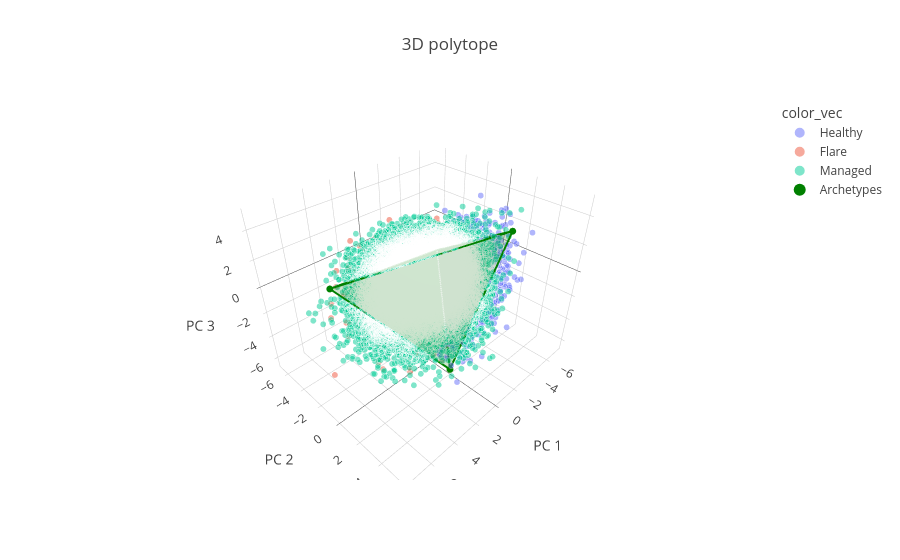

The notebook cell saved with this chart:
### Markdown cell above
For a 3D representation, we can plot the data along with the archetypes in a 3D space. You may choose to subset the data if necessary:

### Code cell
pt.plot_archetypes_3D(adata=adata, color="Status")

### Figure 1 — Plotly figure (JSON) as saved in the notebook; plotly's stock layout.template omitted (floating-point values rounded to 4 significant figures; data arrays with more than 128 entries replaced by an {"elided": "..."} marker saying what was removed)
{"data": [{"hovertemplate": "color_vec=Healthy<br>PC 1=%{x}<br>PC 2=%{y}<br>PC 3=%{z}<br>marker_size=%{marker.size}<extra></extra>", "legendgroup": "Healthy", "marker": {"color": "#636efa", "opacity": 0.5, "size": {"elided": "15091 int values"}, "sizemode": "area", "sizeref": 0.04, "symbol": "circle"}, "mode": "markers", "name": "Healthy", "scene": "scene", "showlegend": true, "type": "scatter3d", "x": {"elided": "15091 float values"}, "y": {"elided": "15091 float values"}, "z": {"elided": "15091 float values"}}, {"hovertemplate": "color_vec=Flare<br>PC 1=%{x}<br>PC 2=%{y}<br>PC 3=%{z}<br>marker_size=%{marker.size}<extra></extra>", "legendgroup": "Flare", "marker": {"color": "#EF553B", "opacity": 0.5, "size": {"elided": "1460 int values"}, "sizemode": "area", "sizeref": 0.04, "symbol": "circle"}, "mode": "markers", "name": "Flare", "scene": "scene", "showlegend": true, "type": "scatter3d", "x": {"elided": "1460 float values"}, "y": {"elided": "1460 float values"}, "z": {"elided": "1460 float values"}}, {"hovertemplate": "color_vec=Managed<br>PC 1=%{x}<br>PC 2=%{y}<br>PC 3=%{z}<br>marker_size=%{marker.size}<extra></extra>", "legendgroup": "Managed", "marker": {"color": "#00cc96", "opacity": 0.5, "size": {"elided": "31268 int values"}, "sizemode": "area", "sizeref": 0.04, "symbol": "circle"}, "mode": "markers", "name": "Managed", "scene": "scene", "showlegend": true, "type": "scatter3d", "x": {"elided": "31268 float values"}, "y": {"elided": "31268 float values"}, "z": {"elided": "31268 float values"}}, {"hoverinfo": "text", "marker": {"color": "green", "size": 4, "symbol": "circle"}, "mode": "markers", "name": "Archetypes", "text": ["Archetype 0", "Archetype 1", "Archetype 2", "Archetype 3"], "type": "scatter3d", "x": [-2.965, 1.944, 6.05, -4.561], "y": [3.727, 3.633, -2.15, -3.72], "z": [3.865, -3.896, 1.333, -1.047]}, {"color": "green", "i": [0, 1, 1, 1], "j": [2, 2, 0, 0], "k": [3, 3, 3, 2], "opacity": 0.1, "type": "mesh3d", "x": [-2.965, 1.944, 6.05, -4.561], "y": [3.727, 3.633, -2.15, -3.72], "z": [3.865, -3.896, 1.333, -1.047]}, {"line": {"color": "green", "width": 4}, "mode": "lines", "showlegend": false, "type": "scatter3d", "x": [-2.965, 6.05, -4.561, -2.965], "y": [3.727, -2.15, -3.72, 3.727], "z": [3.865, 1.333, -1.047, 3.865]}, {"line": {"color": "green", "width": 4}, "mode": "lines", "showlegend": false, "type": "scatter3d", "x": [1.944, 6.05, -4.561, 1.944], "y": [3.633, -2.15, -3.72, 3.633], "z": [-3.896, 1.333, -1.047, -3.896]}, {"line": {"color": "green", "width": 4}, "mode": "lines", "showlegend": false, "type": "scatter3d", "x": [1.944, -2.965, -4.561, 1.944], "y": [3.633, 3.727, -3.72, 3.633], "z": [-3.896, 3.865, -1.047, -3.896]}, {"line": {"color": "green", "width": 4}, "mode": "lines", "showlegend": false, "type": "scatter3d", "x": [1.944, -2.965, 6.05, 1.944], "y": [3.633, 3.727, -2.15, 3.633], "z": [-3.896, 3.865, 1.333, -3.896]}], "layout": {"legend": {"itemsizing": "constant", "title": {"text": "color_vec"}, "tracegroupgap": 0}, "scene": {"domain": {"x": [0, 1], "y": [0, 1]}, "xaxis": {"title": {"text": "PC 1"}}, "yaxis": {"title": {"text": "PC 2"}}, "zaxis": {"title": {"text": "PC 3"}}}, "title": {"text": "3D polytope"}}}
